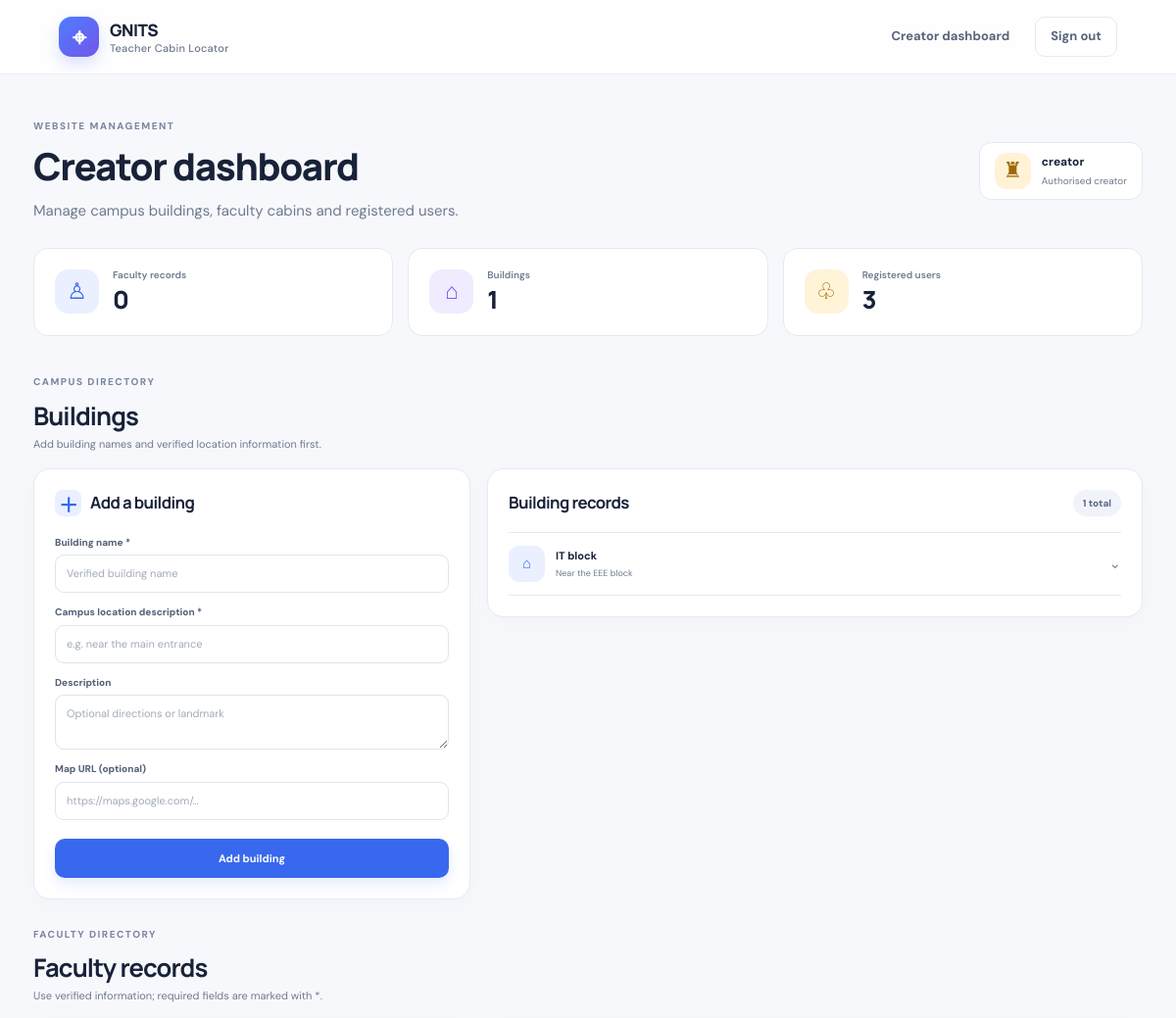
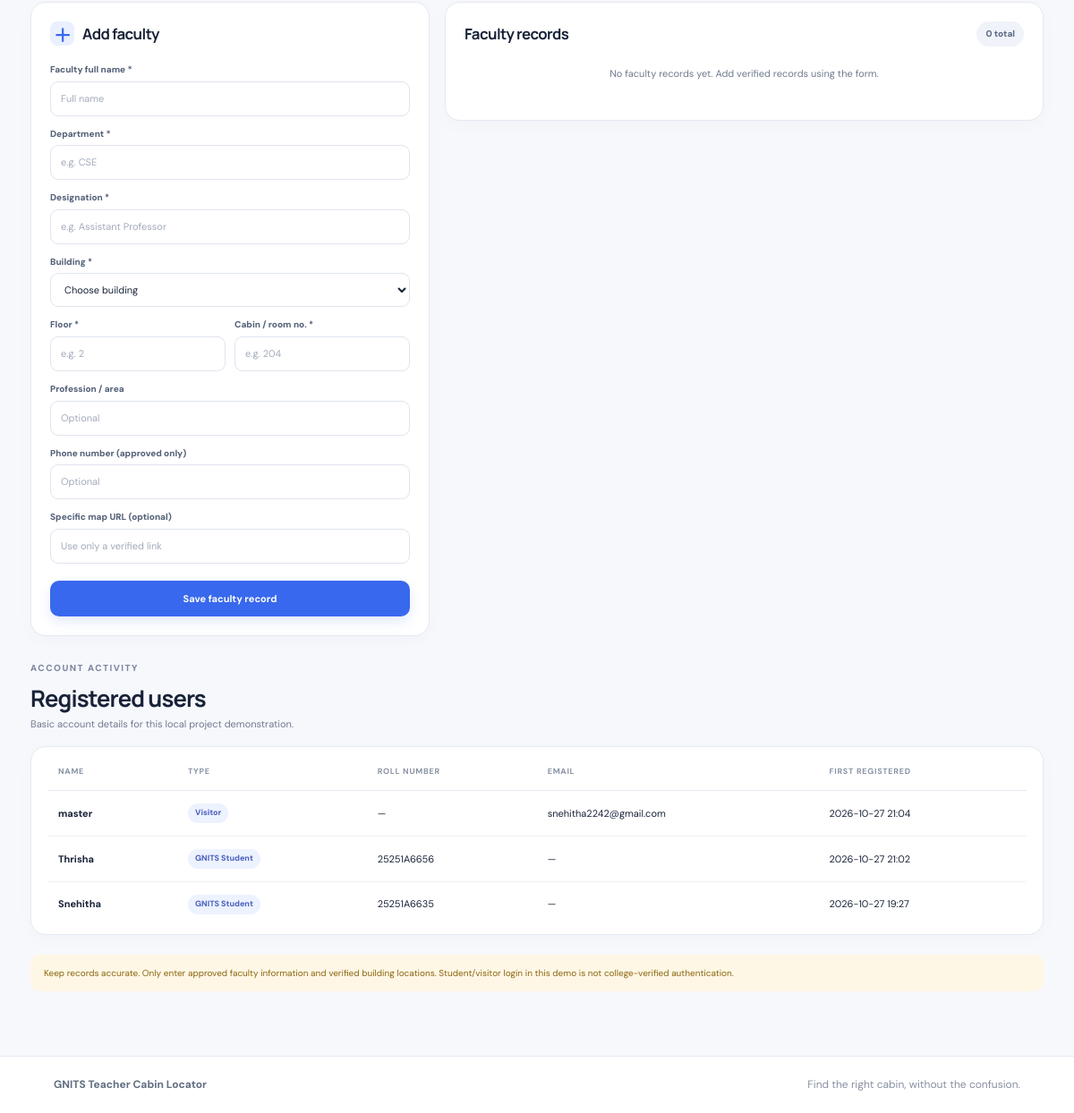
Screenshot of /creator (signed in) with the database file from the repository (2 pictures, top to bottom).
### tables this page shows
CREATE TABLE buildings (
        id INTEGER PRIMARY KEY AUTOINCREMENT,
        name TEXT NOT NULL UNIQUE,
        description TEXT DEFAULT '',
        campus_location TEXT DEFAULT '',
        map_url TEXT DEFAULT '',
        last_updated TEXT NOT NULL
    );

CREATE TABLE users (
        id INTEGER PRIMARY KEY AUTOINCREMENT,
        name TEXT NOT NULL,
        user_type TEXT NOT NULL CHECK(user_type IN ('student','visitor','admin')),
        roll_number TEXT UNIQUE,
        email TEXT UNIQUE,
        created_at TEXT NOT NULL
    );

### app.py (the view)
@app.route('/creator')
@admin_required
def admin_dashboard():
    db = get_db()
    stats = {
        'faculty': db.execute('SELECT COUNT(*) FROM faculty').fetchone()[0],
        'buildings': db.execute('SELECT COUNT(*) FROM buildings').fetchone()[0],
        'users': db.execute("SELECT COUNT(*) FROM users WHERE user_type != 'admin'").fetchone()[0],
    }
    faculty = db.execute('''SELECT f.*, b.name AS building_name FROM faculty f JOIN buildings b ON b.id=f.building_id ORDER BY f.full_name''').fetchall()
    buildings = db.execute('SELECT * FROM buildings ORDER BY name').fetchall()
    users = db.execute('SELECT * FROM users ORDER BY created_at DESC LIMIT 100').fetchall()
    return render_template('admin_dashboard.html', stats=stats, faculty=faculty, buildings=buildings, users=users)

### app.py (called while the page is built)
def get_db():
    if 'db' not in g:
        g.db = sqlite3.connect(DATABASE)
        g.db.row_factory = sqlite3.Row
        g.db.execute('PRAGMA foreign_keys = ON')
    return g.db

def admin_required(view):
    @wraps(view)
    def wrapped(*args, **kwargs):
        if not session.get('admin_id'):
            flash('Please sign in with the Creator/Admin account first.', 'warning')
            return redirect(url_for('admin_login'))
        return view(*args, **kwargs)
    return wrapped

### templates/admin_dashboard.html (shortened to what this page needs)
{% extends 'base.html' %}{% block title %}Creator dashboard · GNITS Locator{% endblock %}{% block content %}
<section class="admin-welcome"><div><div class="eyebrow">WEBSITE MANAGEMENT</div><h1>Creator dashboard</h1><p class="muted">Manage campus buildings, faculty cabins and registered users.</p></div><div class="admin-badge"><span class="admin-badge-icon">♜</span><span><b>{{ session.get('admin_username') }}</b><small>Authorised creator</small></span></div></section>
<div class="stats-grid"><div class="stat-card"><span class="stat-icon blue">♙</span><div><span>Faculty records</span><b>{{ stats.faculty }}</b></div></div><div class="stat-card"><span class="stat-icon violet">⌂</span><div><span>Buildings</span><b>{{ stats.buildings }}</b></div></div><div class="stat-card"><span class="stat-icon amber">♧</span><div><span>Registered users</span><b>{{ stats.users }}</b></div></div></div>
<div class="admin-section-heading" id="buildings"><div><div class="eyebrow">CAMPUS DIRECTORY</div><h2>Buildings</h2><p class="muted">Add building names and verified location information first.</p></div></div>
<div class="admin-two-col"><section class="panel admin-form-panel"><h3><span class="heading-plus">＋</span> Add a building</h3><form method="post" action="{{ url_for('add_building') }}"><label>Building name *</label><input name="name" required placeholder="Verified building name"><label>Campus location description *</label><input name="campus_location" required placeholder="e.g. near the main entrance"><label>Description</label><textarea name="description" rows="2" placeholder="Optional directions or landmark"></textarea><label>Map URL (optional)</label><input name="map_url" type="url" placeholder="https://maps.google.com/…"><button class="btn btn-primary full" type="submit">Add building</button></form></section><section class="panel admin-list-panel"><div class="panel-list-heading"><h3>Building records</h3><span class="result-count">{{ buildings|length }} total</span></div>{% if buildings %}<div class="admin-record-list">{% for b in buildings %}<details class="admin-record"><summary><span class="record-avatar blue">⌂</span><span class="record-label"><b>{{ b.name }}</b><small>{{ b.campus_location }}</small></span><span class="record-chevron">⌄</span></summary></details>{% endfor %}</div>{% else %}<div class="empty-inline">No buildings yet. Add a verified building using the form.</div>{% endif %}</section></div>
<div class="admin-section-heading" id="faculty"><div><div class="eyebrow">FACULTY DIRECTORY</div><h2>Faculty records</h2><p class="muted">Use verified information; required fields are marked with *.</p></div></div>
<div class="admin-two-col"><section class="panel admin-form-panel"><h3><span class="heading-plus">＋</span> Add faculty</h3>{% if buildings %}<form method="post" action="{{ url_for('add_faculty') }}"><label>Faculty full name *</label><input name="full_name" required placeholder="Full name"><label>Department *</label><input name="department" required placeholder="e.g. CSE"><label>Designation *</label><input name="designation" required placeholder="e.g. Assistant Professor"><label>Building *</label><select name="building_id" required><option value="">Choose building</option>{% for b in buildings %}<option value="{{ b.id }}">{{ b.name }}</option>{% endfor %}</select><div class="form-row"><div><label>Floor *</label><input name="floor" required placeholder="e.g. 2"></div><div><label>Cabin / room no. *</label><input name="cabin_number" required placeholder="e.g. 204"></div></div><label>Profession / area</label><input name="profession" placeholder="Optional"><label>Phone number (approved only)</label><input name="phone_number" placeholder="Optional"><label>Specific map URL (optional)</label><input name="map_url" type="url" placeholder="Use only a verified link"><button class="btn btn-primary full" type="submit">Save faculty record</button></form>{% else %}<div class="empty-inline">Add a building before adding faculty records.</div>{% endif %}</section>
<section class="panel admin-list-panel"><div class="panel-list-heading"><h3>Faculty records</h3><span class="result-count">{{ faculty|length }} total</span></div>{% if faculty %}<div class="admin-record-list">{% for f in faculty %}<details class="admin-record"><summary><span class="record-avatar violet">{{ f.full_name[:1]|upper }}</span><span class="record-label"><b>{{ f.full_name }}</b><small>{{ f.department }} · {{ f.building_name }} · Room {{ f.cabin_number }}</small></span><span class="record-chevron">⌄</span></summary><div class="record-edit"><form method="post" action="{{ url_for('edit_faculty', faculty_id=f.id) }}"><label>Faculty full name *</label><input name="full_name" value="{{ f.full_name }}" required><label>Department *</label><input name="department" value="{{ f.department }}" required><label>Designation *</label><input name="designation" value="{{ f.designation }}" required><label>Building *</label><select name="building_id" required>{% for b in buildings %}<option value="{{ b.id }}" {% if b.id == f.building_id %}selected{% endif %}>{{ b.name }}</option>{% endfor %}</select><div class="form-row"><div><label>Floor *</label><input name="floor" value="{{ f.floor }}" required></div><div><label>Cabin / room no. *</label><input name="cabin_number" value="{{ f.cabin_number }}" required></div></div><label>Profession / area</label><input name="profession" value="{{ f.profession }}"><label>Phone number (approved only)</label><input name="phone_number" value="{{ f.phone_number }}"><label>Specific map URL</label><input name="map_url" type="url" value="{{ f.map_url }}"><button class="btn btn-primary" type="submit">Save changes</button></form><form class="delete-form" method="post" action="{{ url_for('delete_faculty', faculty_id=f.id) }}" onsubmit="return confirm('Delete this faculty record?');"><button class="btn btn-danger-outline" type="submit">Delete faculty record</button></form></div></details>{% endfor %}</div>{% else %}<div class="empty-inline">No faculty records yet. Add verified records using the form.</div>{% endif %}</section></div>
<div class="admin-section-heading" id="users"><div><div class="eyebrow">ACCOUNT ACTIVITY</div><h2>Registered users</h2><p class="muted">Basic account details for this local project demonstration.</p></div></div><section class="panel user-table-panel">{% if users %}<div class="table-scroll"><table><thead><tr><th>Name</th><th>Type</th><th>Roll number</th><th>Email</th><th>First registered</th></tr></thead><tbody>{% for u in users %}<tr><td><b>{{ u.name }}</b></td><td><span class="type-pill">{{ 'GNITS Student' if u.user_type == 'student' else 'Visitor' }}</span></td><td>{{ u.roll_number or '—' }}</td><td>{{ u.email or '—' }}</td><td>{{ u.created_at }}</td></tr>{% endfor %}</tbody></table></div>{% else %}<div class="empty-inline">No users have signed in yet.</div>{% endif %}</section>
<p class="admin-disclaimer">Keep records accurate. Only enter approved faculty information and verified building locations. Student/visitor login in this demo is not college-verified authentication.</p>
{% endblock %}

### templates/base.html (shortened to what this page needs)
<!doctype html>
<html lang="en">
<head>
  <link rel="stylesheet" href="{{ url_for('static', filename='style.css') }}">
</head>
<body>
<header class="topbar">
  <a class="brand" href="{{ url_for('dashboard') if session.get('user_id') else url_for('index') }}"><span class="brand-icon">⌖</span><span>GNITS <small>Teacher Cabin Locator</small></span></a>
  <nav>
    {% if session.get('user_id') %}<a href="{{ url_for('dashboard') }}">Home</a><a href="{{ url_for('about') }}">About</a><a class="nav-pill" href="{{ url_for('logout') }}">Sign out</a>
    {% elif session.get('admin_id') %}<a href="{{ url_for('admin_dashboard') }}">Creator dashboard</a><a class="nav-pill" href="{{ url_for('logout') }}">Sign out</a>
    {% else %}<a href="{{ url_for('about') }}">About</a><a href="{{ url_for('admin_login') }}">Creator login</a>{% endif %}
  </nav>
</header>
<main class="page-wrap">
  {% block content %}{% endblock %}
</main>
<footer class="footer"><span>GNITS Teacher Cabin Locator</span><span>Find the right cabin, without the confusion.</span></footer>
</body></html>

### rows the page displays
buildings: name "IT block", campus_location "Near the EEE block"
users: name "master", user_type "Visitor", roll_number "—", email "snehitha2242@gmail.com", created_at "2026-10-27 21:04"
users: name "Thrisha", user_type "GNITS Student", roll_number "25251A6656", email "—", created_at "2026-10-27 21:02"
users: name "Snehitha", user_type "GNITS Student", roll_number "25251A6635", email "—", created_at "2026-10-27 19:27"

### other values shown
{{ session.get('admin_username') }} "creator"
{{ stats.faculty }} "0"
{{ stats.buildings }} "1"
{{ stats.users }} "3"
{{ buildings|length }} "1"
{{ faculty|length }} "0"
